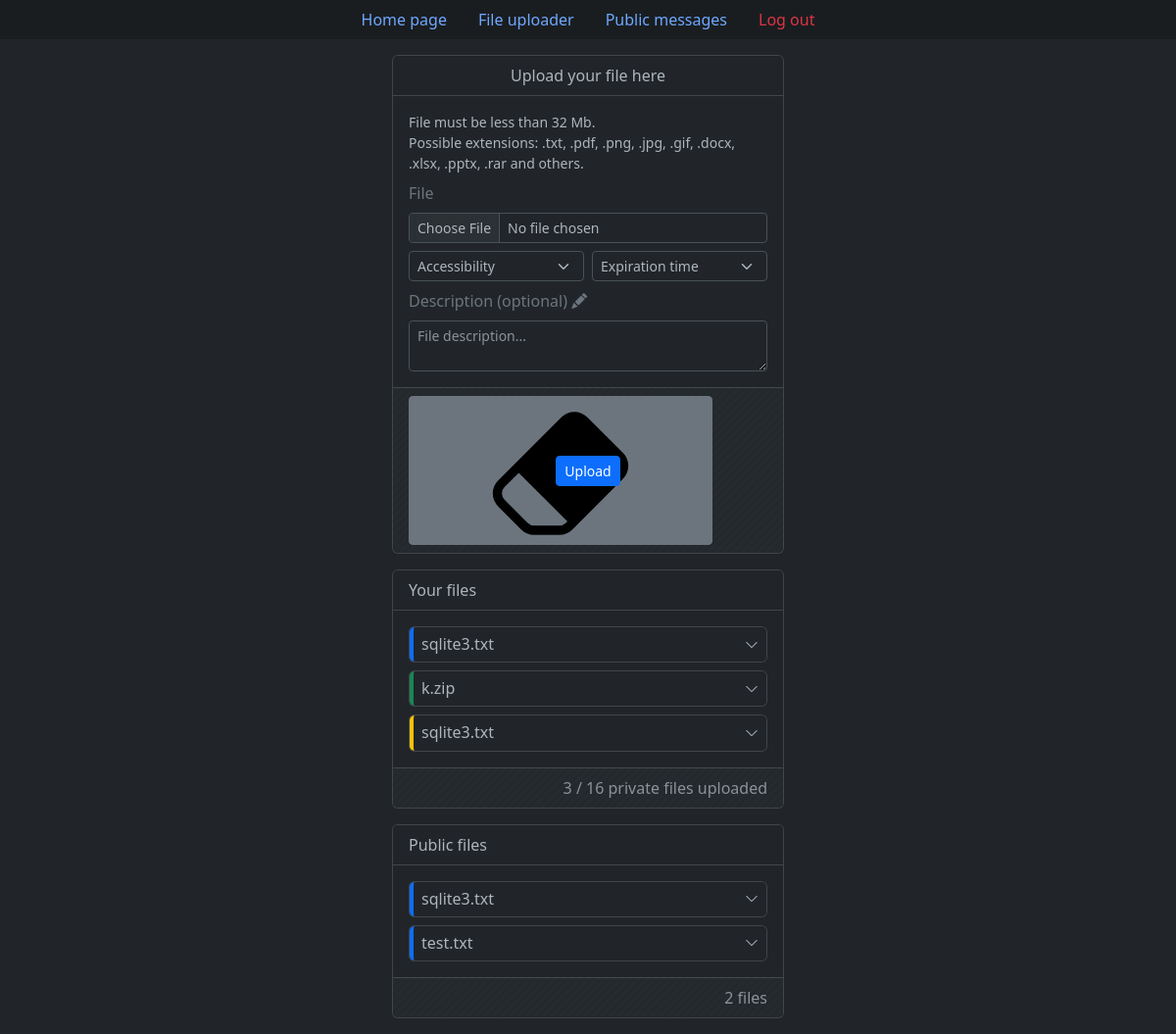
/upload_file (signed in), run on the app's committed database.
### tables this page shows
CREATE TABLE "files" (
    "id" integer,
    "original_file_name" text NOT NULL,
    "unique_file_name" text NOT NULL,
    "size_in_bytes" integer NOT NULL,
    "owner_id" text NOT NULL,
    "privacy" text NOT NULL,
    "upload_date" text NOT NULL,
    "expires" text NOT NULL,
    "description" text,
    FOREIGN KEY("owner_id") REFERENCES "users"("id") ON DELETE CASCADE ON UPDATE CASCADE,
    PRIMARY KEY("ID" AUTOINCREMENT)
);

### app.py (the view, shortened to what this page needs)
@app.route("/upload_file", methods=["GET", "POST"])
def upload_file():
    if request.method == "GET":
        db = get_db()
        cur = db.cursor()
        public_files = cur.execute("""
            SELECT f.id, original_file_name, unique_file_name, size_in_bytes,
                   owner_id, privacy, strftime("%d.%m.%Y %H:%M", upload_date) upload_date,
                   strftime("%d.%m.%Y %H:%M", expires) expires, description, username
            FROM files f
            LEFT JOIN users u ON f.owner_id = u.id
            WHERE privacy = 'Public'
            ORDER BY upload_date DESC
        """).fetchall()
        user_files = None
        if current_user.is_authenticated:
            user_files = cur.execute("""
                SELECT f.id, original_file_name, unique_file_name, size_in_bytes,
                   owner_id, privacy, strftime("%d.%m.%Y %H:%M", upload_date) upload_date,
                   strftime("%d.%m.%Y %H:%M", expires) expires, description, username
                FROM files f
                LEFT JOIN users u ON f.owner_id = u.id
                WHERE owner_id = ?
                ORDER BY upload_date DESC
            """, [current_user.id]).fetchall()
        return render_template("pages/upload_file.html", user_files=user_files, public_files=public_files)

### app.py (called while the page is built)
def connect_db():
    con = sqlite3.connect(app.config["DB_PATH"])
    con.row_factory = sqlite3.Row
    return con

def get_db():
    if not hasattr(g, "db"):
        g.db = connect_db()
    return g.db

@login_manager.user_loader
def load_user(user_id):
    db = get_db()
    cur = db.cursor()
    user = cur.execute("SELECT * FROM users WHERE id = ?", [user_id]).fetchone()
    if user is not None:
        return UserSQLite(user)
    return None

@app.teardown_request
def teardown_db(error):
    if hasattr(g, "db"):
        g.db.close()

### templates/pages/upload_file.html (shortened to what this page needs)
{% extends 'base.html' %}
{% if not validations %}
    {% set file_validation = "" %}
    {% set accessibility_validation = "" %}
    {% set expiration_validation = "" %}
    {% set description_validation = "" %}
    {% set file_feedback = "" %}
    {% set accessibility_feedback = "" %}
    {% set expiration_feedback = "" %}
    {% set description_feedback = "" %}
{% else %}
    {% set file_validation = "is-invalid" if not validations["file"]["check"] else "" %}
    {% set accessibility_validation = "is-invalid" if not validations["accessibility"]["check"] else "" %}
    {% set expiration_validation = "is-invalid" if not validations["expiration"]["check"] else "" %}
    {% set description_validation = "is-invalid" if not validations["description"]["check"] else "" %}
    {% set file_feedback = validations["file"]["feedback"] %}
    {% set accessibility_feedback = validations["accessibility"]["feedback"] %}
    {% set expiration_feedback = validations["expiration"]["feedback"] %}
    {% set description_feedback = validations["description"]["feedback"] %}
{% endif %}
{% block content %}
	<div class="card col-md-4 offset-md-4 mb-3">
		<div class="card-header text-center bg-dark fs-6 mb-3">
			Upload your file here
		</div>
		{% if not current_user.is_authenticated %}
			<div class="card-body ps-3 pe-3 pt-0 pb-0">
				<div class="card card-body mb-3 bg-body-secondary border border-secondary-subtle text-center"
					 style="font-size: .875rem;">
					<p class="mb-0">
						Uploading a file is <a href="{{ url_for('log_in', next=url_for('upload_file')) }}"
												class="link-body"
												style="color: var(--bs-body-color);">log in</a> required.
					</p>
				</div>
			</div>
		{% else %}
			<form method="post" enctype="multipart/form-data" id="upload_file_form">
				<div class="card-body ps-3 pe-3 pt-0 pb-0">
					<div class="row g-2">
						<div class="col-md-12">
							<div class="bd-callout bd-callout-info mt-0 mb-0" style="font-size: .875rem;">
								File must be less than {{ (config['FILE_UPLOAD_MAX_SIZE'] / (1024 * 1024))|int }} Mb.<br>
								Possible extensions: .txt, .pdf, .png, .jpg, .gif, .docx, .xlsx, .pptx, .rar
									and others.
							</div>
						</div>
						<div class="col-md-12">
							<p class="text-secondary fs-6 mb-0 pb-0">
								File
							</p>
						</div>
						<div class="col-md-12">
							<input class="form-control form-control-sm {{ file_validation }}"
								   type="file" id="formFile" name="outcoming_file" required>
						</div>
						<div class="col-md-6">
							<select class="form-select form-select-sm {{ accessibility_validation }}"
                                id="validationPrivacy" name="privacy" required>
								{% if form is defined %}
									<option disabled value="">Accessibility</option>
								{% else %}
									<option selected disabled value="">Accessibility</option>
								{% endif %}
							</select>
						</div>
						<div class="col-md-6">
							<select class="form-select form-select-sm {{ expiration_validation }}"
                                id="validationExpiration" name="expiration" required>
								{% if form is defined %}
									<option disabled value="">Expiration time</option>
								{% else %}
									<option selected disabled value="">Expiration time</option>
								{% endif %}
							</select>
						</div>
						<div class="col-md-12">
							<p class="text-secondary fs-6 mb-0 pb-0">
								Description (optional)
								<i class="bi bi-pencil-fill"></i>
							</p>
						</div>
						<div class="col-md-12">
							<textarea class="form-control form-control-sm {{ description_validation }}"
                                placeholder="File description..." id="validationDescription"
								name="file_description" rows="2"
								maxlength="{{ config['FILE_DESCRIPTION_LENGTH'] }}">{{ form.description if form is defined }}</textarea>
						</div>
					</div>
				</div>
				<div class="card-footer bg-stripes-body fs-6 mt-3">
					<div class="row g-0 align-items-center">
						<div class="col-md-4 text-start">
							<button type="button" class="btn btn-sm btn-secondary px-1 py-0"
									data-bs-toggle="tooltip" data-bs-placement="top" data-bs-title="Erase"
                                	data-bs-custom-class="tooltip-body"
									data-bs-trigger="hover"
									onclick="resetForm('upload_file_form')">
							</button>
						</div>
						<div class="col-md-4 text-center">
							<button type="submit" class="btn btn-sm btn-primary">Upload</button>
						</div>
					</div>
				</div>
			</form>
		{% endif %}
	</div>
	{% if current_user.is_authenticated %}
		<div class="card col-md-4 offset-md-4 mb-3">
			<div class="card-header text-start bg-dark fs-6 mb-3">
				Your files
			</div>
			<div id="private-files-container" class="card-body py-0">
				{% if user_files %}
					{% for file in user_files %}
						{% set privacy_text_color =
							"text-primary-emphasis" if file['privacy'] == 'Public'
							else "text-warning-emphasis" if file['privacy'] == 'By link'
							else "text-success-emphasis" %}
						{% set privacy_border_color =
							"border-primary" if file['privacy'] == 'Public'
							else "border-warning" if file['privacy'] == 'By link'
							else "border-success" %}
						<div class="accordion accordion-dark-small">
							<div class="accordion-item mb-2">
								<h2 class="accordion-header">
									<button class="accordion-button collapsed shadow-none d-flex justify-content-between
											border-start border-4 {{ privacy_border_color }} fs-6"
											type="button" data-bs-toggle="collapse"
											data-bs-target="#collapseFile{{ file['id'] }}" aria-expanded="true"
											aria-controls="collapseFile{{ file['id'] }}">
										<span class="d-inline-block text-truncate py-2"
											  style="max-width: 180px;">
											{{ file['original_file_name'] }}
										</span>
									</button>
								</h2>
							</div>
						</div>
					{% endfor %}
				{% else %}
					<div class="card card-body text-center py-1 mb-2" style="font-size: .875rem;">
						You have not uploaded any file.
					</div>
				{% endif %}
			</div>
			<div class="card-footer bg-stripes-body mt-2">
				<div class="row g-0 align-items-center">
					<div class="col-md-12 text-end text-body-secondary">
						<span>
							<span id="private-files-count">{% if user_files %} {{ user_files|length }} {% else %} 0 {% endif %}</span> /
							<span id="private-files-allowed">{{ config["FILES_PER_USER"] }}</span> private files uploaded
						</span>
					</div>
				</div>
			</div>
		</div>
	{% endif %}
	<div class="card col-md-4 offset-md-4 mb-3">
		<div class="card-header text-start bg-dark fs-6">
			Public files
		</div>
		<div id="public-files-container" class="card-body pb-0">
			{% if public_files %}
				{% for file in public_files %}
					{% set privacy_text_color = 'text-primary-emphasis' %}
					{% set privacy_border_color = 'border-primary' %}
					<div class="accordion accordion-dark-small">
						<div class="accordion-item mb-2">
							<h2 class="accordion-header">
								<button class="accordion-button collapsed shadow-none d-flex justify-content-between
										border-start border-4 {{ privacy_border_color }}"
										type="button" data-bs-toggle="collapse"
										data-bs-target="#collapsePublicFile{{ file['id'] }}" aria-expanded="true"
										aria-controls="collapsePublicFile{{ file['id'] }}">
									<span class="d-inline-block text-truncate py-2">
										{{ file['original_file_name'] }}
									</span>
								</button>
							</h2>
														{% set file_link = url_for('download_file', unique_file_name=file['unique_file_name'], _external=True) %}
						</div>
					</div>
				{% endfor %}
			{% else %}
				<div>
					<div class="card card-body text-center py-1 mb-2" style="font-size: .875rem;">
						Nothing yet here.
					</div>
				</div>
			{% endif %}
		</div>
		<div class="card-footer bg-stripes-body mt-2">
			<div class="row g-0 align-items-center">
				<div class="col-md-12 text-end text-body-secondary">
					<span>
						<span id="public-files-total">{{ public_files|length }}</span> files
					</span>
				</div>
			</div>
		</div>
	</div>
{% endblock %}

### static/css/style.css (style rules this page uses)
.bg-stripes-body { background-image: linear-gradient(135deg, #212529 8.33%, #252a2e 8.33%, #252a2e 50%, #212529 50%, #212529 58.33%, #252a2e 58.33%, #252a2e 100%); background-size: 8.49px 8.49px; }
.accordion-dark-small { --bs-accordion-bg: var(--bs-body-bg); --bs-accordion-border-color: var(--bs-border-color-translucent); --bs-accordion-active-bg: var(--bs-tertiary-bg); --bs-accordion-active-color: var(--bs-body-color); --bs-accordion-btn-bg: var(--bs-body-bg); --bs-accordion-btn-icon-width: 0.875rem; --bs-accordion-btn-padding-x: 0.5rem; --bs-accordion-btn-padding-y: 0rem; }

### data on the page
files: original_file_name "sqlite3.txt"
files: original_file_name "k.zip"
files: original_file_name "sqlite3.txt"
files: original_file_name "test.txt"

### other printed values
{{ (config['FILE_UPLOAD_MAX_SIZE'] / (1024 * 1024))|int }} "32"
{{ user_files|length }} "3"
{{ config["FILES_PER_USER"] }} "16"
{{ public_files|length }} "2"
